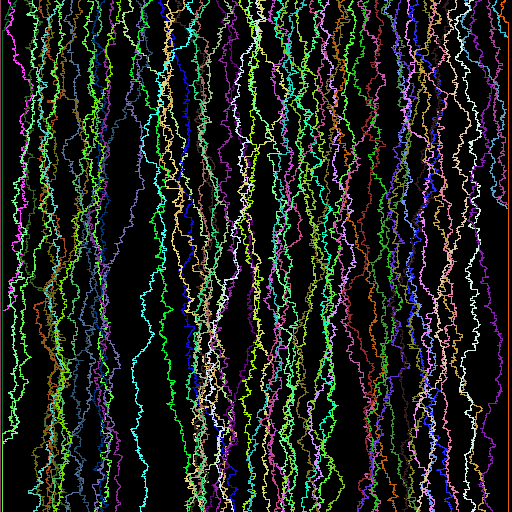

Generate this figure with Python:
# strands

from PIL import Image
import random

imgx = 512
imgy = 512

image = Image.new("RGB",(imgx,imgy))

y = 0
x = 0

for y in range(0, 512, 8):

	color = (random.randrange(256), random.randrange(256), random.randrange(256))

	while x < 512:
		image.putpixel((y,x),(color))
		move = random.randrange(-1, 2)
		if 2 < y < 508:
			y += move
		if move == 0:
			x +=1

	x = 0




image.save("strands.png", "PNG")


